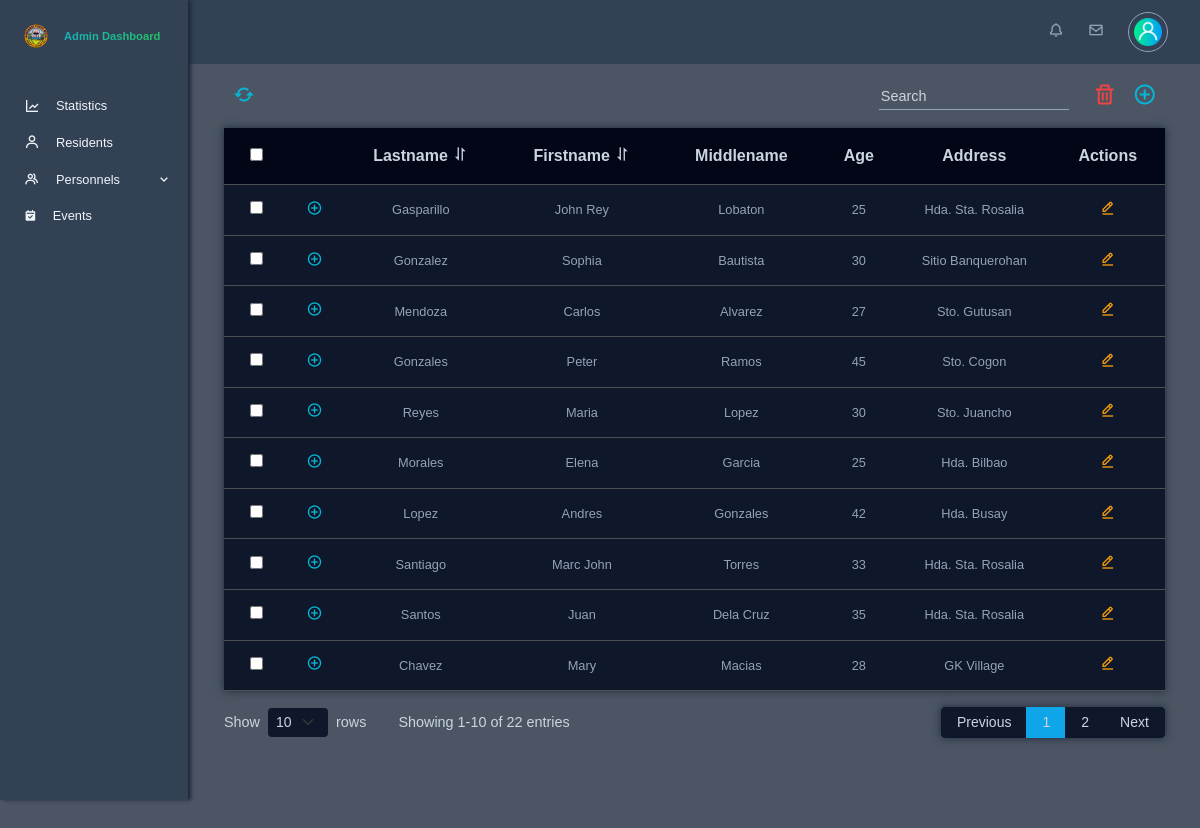
Screenshot of /app/views/admin/residents.php with the database file from the repository.
### tables this page shows
CREATE TABLE `residents` (
  `resident_id` int(10) NOT NULL,
  `account_id` int(10) NOT NULL,
  `personal_info_id` int(10) NOT NULL,
  `isValidResident` tinyint(1) NOT NULL
);

CREATE TABLE `personal_information` (
  `personal_info_id` int(10) NOT NULL,
  `lastname` varchar(255) NOT NULL,
  `firstname` varchar(255) NOT NULL,
  `middlename` varchar(255) NOT NULL,
  `date_of_birth` date DEFAULT NULL,
  `civil_status` enum('Single','Married','Widowed','Legally Separated') DEFAULT NULL,
  `educational_attainment` enum('Elementary Graduate','Elementary Undergraduate','Highschool Graduate','Highschool Undergraduate','College Graduate','College Undergraduate') DEFAULT NULL,
  `occupation` varchar(255) DEFAULT NULL,
  `religion` varchar(100) DEFAULT NULL,
  `citizenship` varchar(100) DEFAULT NULL,
  `address_id` int(10) NOT NULL,
  `sex` enum('male','female') NOT NULL,
  `phone_number` varchar(20) NOT NULL,
  `email` varchar(255) NOT NULL,
  `id_picture` varchar(255) DEFAULT NULL,
  `created_at` datetime NOT NULL DEFAULT current_timestamp(),
  `updated_at` datetime NOT NULL DEFAULT current_timestamp()
);

CREATE TABLE `address` (
  `address_id` int(10) NOT NULL,
  `address_name` varchar(255) NOT NULL,
  `address_type` enum('hda','sitio') NOT NULL
);

### app/models/get_residents.php (called while the page is built)
<?php
function getResidentsData($conn) {
    $sql = "SELECT
                r.resident_id,
                pi.lastname,
                pi.firstname,
                pi.middlename,
                pi.date_of_birth,
                TIMESTAMPDIFF(YEAR, pi.date_of_birth, CURDATE()) AS age,
                pi.civil_status,
                pi.educational_attainment,
                pi.occupation,
                pi.religion,
                pi.citizenship,
                pi.phone_number,
                pi.email,
                pi.sex,
                a.address_name,
                a.address_id,
                a.address_type,
                hi.height_cm,
                hi.weight_kg,
                hi.blood_type,
                hi.blood_pressure,
                hi.cholesterol_level,
                hi.created_at AS health_info_created_at,
                ac.username,
                ac.role,
                ac.password,
                ac.profile_picture,
                ac.isArchived,
                GROUP_CONCAT(DISTINCT mc.condition_name ORDER BY mc.condition_name ASC SEPARATOR ', ') AS medical_conditions
            FROM
                residents r
            JOIN
                personal_information pi ON r.personal_info_id = pi.personal_info_id
            JOIN
                address a ON pi.address_id = a.address_id
            LEFT JOIN
                health_information hi ON r.resident_id = hi.resident_id
            JOIN
                accounts ac ON r.account_id = ac.account_id
            LEFT JOIN
                residents_medical_condition rmc ON r.resident_id = rmc.resident_id
            LEFT JOIN
                medical_conditions mc ON rmc.medical_conditions_id = mc.medical_conditions_id
            WHERE
                ac.isArchived = 0
            GROUP BY
                r.resident_id
            ORDER BY
                r.resident_id DESC";
    $result = mysqli_query($conn, $sql);
    $residents_data = [];
    if (mysqli_num_rows($result) > 0) {
        while ($row = mysqli_fetch_assoc($result)) {
            $residents_data[] = $row;
        }
    }
    return $residents_data;
}
$residents_data = getResidentsData($conn);
?>

### app/views/admin/residents.php (the view, shortened to what this page needs)
<?php
require './config/db_config.php';
require './app/models/get_residents.php';
$user = getCurrentUser($conn);
?>
<!DOCTYPE html>
<html lang="en">
<head>
    <?php require './app/views/globals/head.php'; ?>
    <link rel="stylesheet" href="./public/css/admin.css">
</head>
<body id="body-pd">
    <?php require 'partials/top_navigation.php'; ?>
    <?php require 'partials/sidebar.php'; ?>
    <div class="height-100 main-content">
        <div class="toolbar">
            <div class="left-toolbar">
                <button class="spinner"><i class='bx bx-refresh'></i></button>
            </div>
            <div class="right-toolbar">
                <input type="search" placeholder="Search" class="search">
                <button><i class='bx bx-trash'></i></button>
                <button data-bs-toggle="modal" data-bs-target="#addResidentModal"><i class='bx bx-plus-circle'></i></button>
            </div>
        </div>
        <table class="table table-dark text-center">
            <thead class="sticky-top bg-dark">
                <tr>
                    <th><input type="checkbox" id="select-all"></th>
                    <th></th>
                    <th class="sortable" data-column="lastname" data-order="desc">
                        Lastname <i class='bx bx-sort'></i>
                    </th>
                    <th class="sortable" data-column="firstname" data-order="desc">
                        Firstname <i class='bx bx-sort'></i>
                    </th>
                    <th>Middlename</th>
                    <th>Age</th>
                    <th>Address</th>
                    <th>Actions</th>
                </tr>
            </thead>
            <tbody id="resident-table-body">
                <?php foreach ($residents_data as $index => $resident): ?>
                    <tr class="main-row" data-resident-id="<?php echo $resident['resident_id']; ?>">
                        <td><input type="checkbox" class="row-checkbox"></td>
                        <td>
                            <button class="toggle-btn" data-bs-toggle="collapse" aria-expanded="true" aria-controls="collapse" data-bs-target="#collapseRow<?php echo $index; ?>">
                                <i class='bx bx-plus-circle'></i>
                            </button>
                        </td>
                        <td><?php echo htmlspecialchars($resident['lastname']); ?></td>
                        <td><?php echo htmlspecialchars($resident['firstname']); ?></td>
                        <td><?php echo htmlspecialchars($resident['middlename']); ?></td>
                        <td><?php echo htmlspecialchars($resident['age']); ?></td>
                        <td><?php echo htmlspecialchars($resident['address_name']); ?></td>
                        <td>
                            <button class="btn btn-edit" data-bs-toggle="modal" data-bs-target="#editResidentPersonalModal<?php echo $index; ?>">
                                <i class='bx bx-edit-alt'></i>
                            </button>
                        </td>
                    </tr>
                <?php endforeach; ?>
            </tbody>
        </table>
        <div class="pagination-details d-flex justify-content-between align-items-center">
            <div class="d-flex align-items-center rows-page">
                <label for="rows-per-page" class="me-2">Show</label>
                <select id="rows-per-page" class="form-select form-select-sm me-2" style="width: auto;">
                    <option value="10">10</option>
                </select>
                <label>rows</label>
                <div id="row-description" class="row-description">
            </div>
            </div>
            <nav>
                <ul class="pagination pagination-sm mb-0">
                </ul>
            </nav>
        </div>
    </div>
</body>
</html>

### app/views/globals/head.php (shortened to what this page needs)
<link href="https://cdn.jsdelivr.net/npm/bootstrap@5.3.3/dist/css/bootstrap.min.css" rel="stylesheet">
<link rel="stylesheet" href="https://cdnjs.cloudflare.com/ajax/libs/font-awesome/6.0.0-beta3/css/all.min.css">
<link rel="stylesheet" href="https://cdn.jsdelivr.net/npm/boxicons@latest/css/boxicons.min.css">
<link rel="stylesheet" href="https://cdn.jsdelivr.net/npm/bootstrap-icons@1.11.3/font/bootstrap-icons.css">

### app/views/admin/partials/top_navigation.php (shortened to what this page needs)
<header class="header" id="header">
    <div class="header_toggle">
    </div>
    <div class="avatar-menu">
        <div class="header_notifications">
            <i class='bx bx-bell nav_icon'></i>
        </div>
        <div class="header_messages">
            <i class='bx bx-envelope nav_icon'></i>
        </div>
        <div class="header_img">
            <img src="<?php echo isset($user['profile_picture']) ? $user['profile_picture'] : '/bhcmis/storage/uploads/avatar-default.png'; ?>"
                alt="Avatar"
                id="avatar"
                data-bs-toggle="popover"
                data-bs-trigger="focus"
                data-bs-html="true"
                data-bs-content="<ul class='list-group'>
                                    <li class='list-group-item'>
                                        <a href='#'><i class='bx bx-user'></i> Profile</a>
                                    </li>
                                    <li class='list-group-item'>
                                        <a href='#'><i class='bx bx-cog'></i> Settings</a>
                                    </li>
                                    <li class='list-group-item'>
                                        <a href='#' class='logout-text' id='logout-link'><i class='bx bx-log-out'></i> Logout</a>
                                    </li>
                                </ul>"
                tabindex="0">
        </div>
    </div>
</header>

### app/views/admin/partials/sidebar.php (shortened to what this page needs)
<div class="l-navbar show" id="nav-bar">
    <nav class="nav">
        <div>
            <a href="/bhcmis/admin" class="nav_logo gradient-text">
                <img src="./public/images/punta_mesa_logo.png" alt="Logo" class="admin-logo">
                <span class="nav_logo-name">Admin Dashboard</span>
            </a>
            <div class="nav_list">
                <?php
                $current_page = $_SERVER['REQUEST_URI'];
                ?>
                <a href="/bhcmis/admin" class="nav_link <?= preg_match('/^\/bhcmis\/admin$/', $current_page) ? 'active' : '' ?>">
                    <i class='bx bx-line-chart nav_icon'></i>
                    <span class="nav_name">Statistics</span>
                </a>
                <a href="/bhcmis/admin-residents" class="nav_link <?= strpos($current_page, '/admin-residents') !== false ? 'active' : '' ?>">
                    <i class='bx bx-user nav_icon'></i>
                    <span class="nav_name">Residents</span>
                </a>
                <div class="nav-item">
                    <a class="nav_link collapsible-link <?= (strpos($current_page, '/admin/personnels') !== false || strpos($current_page, '/admin-midwife') !== false || strpos($current_page, '/admin-bhws') !== false) ? 'active' : '' ?>"
                       href="#collapseSubLinks"
                       data-bs-toggle="collapse"
                       aria-expanded="<?= (strpos($current_page, '/admin/personnels') !== false || strpos($current_page, '/admin-midwife') !== false || strpos($current_page, '/admin-bhws') !== false) ? 'true' : 'false' ?>"
                       aria-controls="collapseSubLinks"
                       style="display: flex; align-items: center;">
                        <i class='bx bx-group nav_icon'></i>
                        <span class="nav_name">Personnels</span>
                        <i class='bx bx-chevron-down nav_icon ms-auto'></i>
                    </a>
                </div>
                <a href="/bhcmis/admin-events" class="nav_link <?= strpos($current_page, '/admin-events') !== false ? 'active' : '' ?>">
                    <i class='bx bxs-calendar-check'></i>
                    <span class="nav_name">Events</span>
                </a>
            </div>
        </div>
    </nav>
</div>

### rows the page displays
residents: personal_info.lastname "Gasparillo", personal_info.firstname "John Rey", personal_info.middlename "Lobaton", age "25", address.address_name "Hda. Sta. Rosalia"
residents: personal_info.lastname "Gonzalez", personal_info.firstname "Sophia", personal_info.middlename "Bautista", age "30", address.address_name "Sitio Banquerohan"
residents: personal_info.lastname "Mendoza", personal_info.firstname "Carlos", personal_info.middlename "Alvarez", age "27", address.address_name "Sto. Gutusan"
residents: personal_info.lastname "Gonzales", personal_info.firstname "Peter", personal_info.middlename "Ramos", age "45", address.address_name "Sto. Cogon"
residents: personal_info.lastname "Reyes", personal_info.firstname "Maria", personal_info.middlename "Lopez", age "30", address.address_name "Sto. Juancho"
residents: personal_info.lastname "Morales", personal_info.firstname "Elena", personal_info.middlename "Garcia", age "25", address.address_name "Hda. Bilbao"
residents: personal_info.lastname "Lopez", personal_info.firstname "Andres", personal_info.middlename "Gonzales", age "42", address.address_name "Hda. Busay"
residents: personal_info.lastname "Santiago", personal_info.firstname "Marc John", personal_info.middlename "Torres", age "33", address.address_name "Hda. Sta. Rosalia"
residents: personal_info.lastname "Santos", personal_info.firstname "Juan", personal_info.middlename "Dela Cruz", age "35", address.address_name "Hda. Sta. Rosalia"
residents: personal_info.lastname "Chavez", personal_info.firstname "Mary", personal_info.middlename "Macias", age "28", address.address_name "GK Village"
